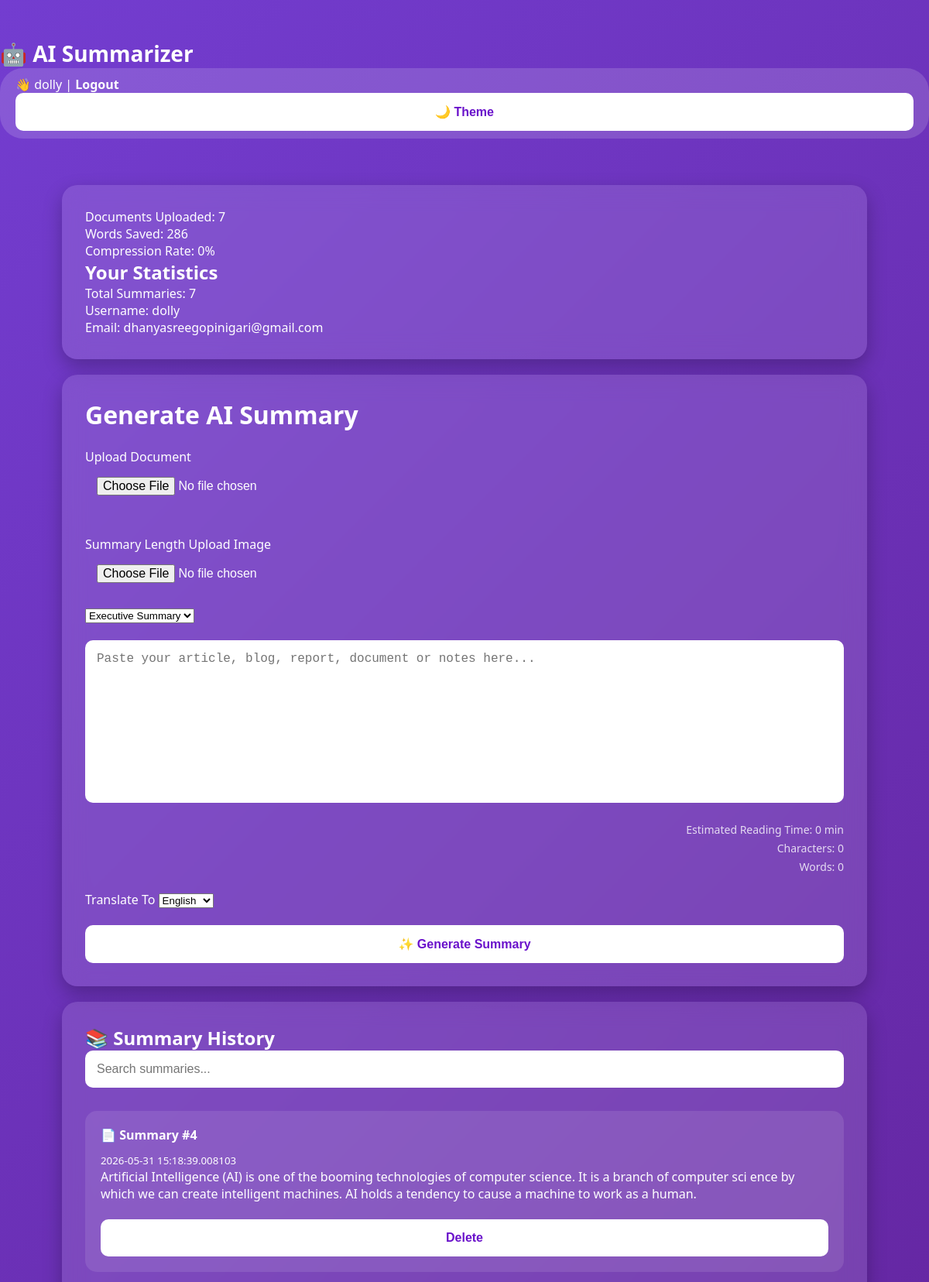
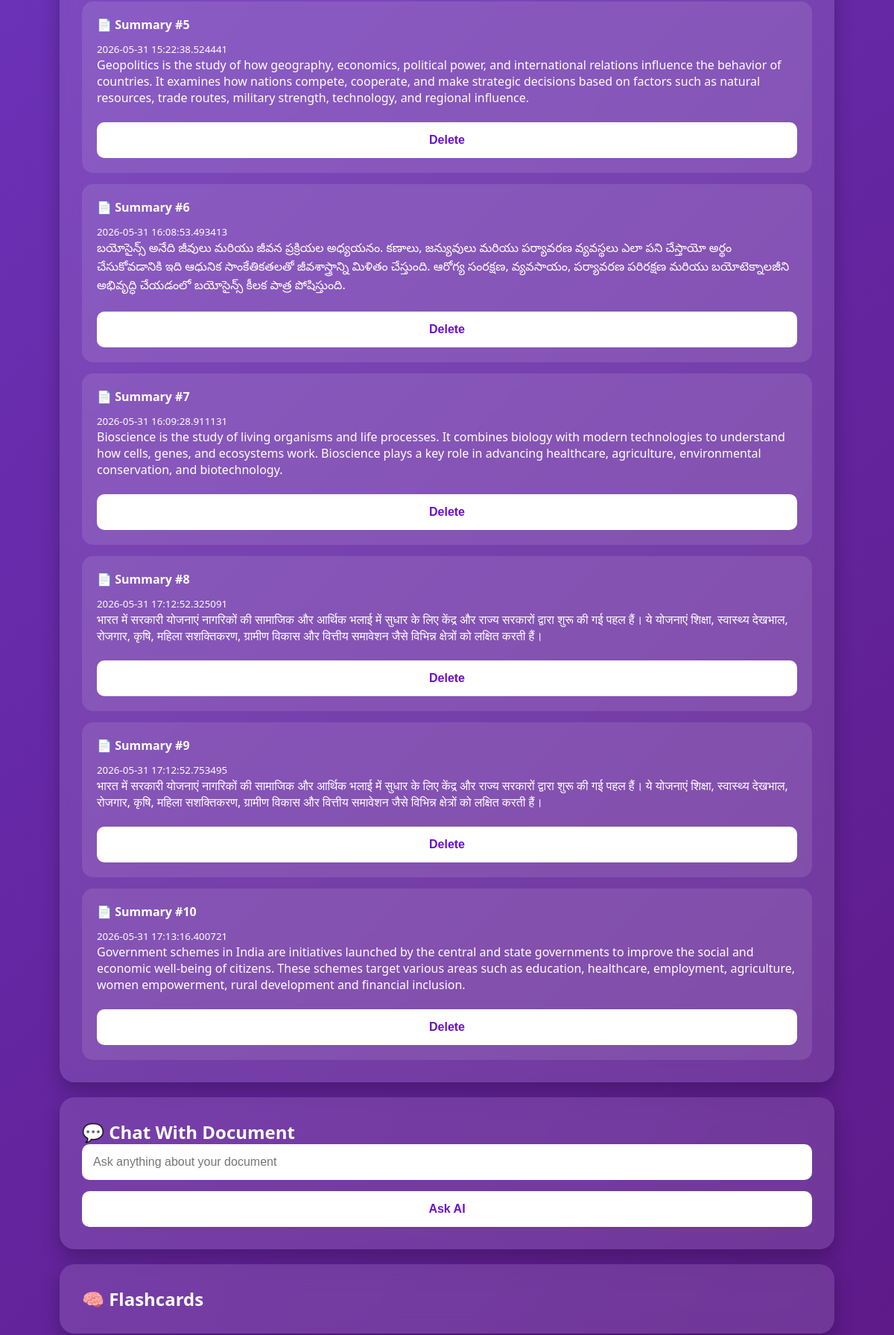
The page /dashboard (signed in, upper part) on the database its author committed (2 pictures, top to bottom).
### models.py (models this page shows)
class User(UserMixin, db.Model):
    id = db.Column(
        db.Integer,
        primary_key=True
    )
    username = db.Column(
        db.String(100),
        unique=True,
        nullable=False
    )
    email = db.Column(
        db.String(120),
        unique=True,
        nullable=False
    )
    password = db.Column(
        db.String(255),
        nullable=False
    )
    summaries = db.relationship(
        "Summary",
        backref="author",
        lazy=True
    )

class Summary(db.Model):
    id = db.Column(
        db.Integer,
        primary_key=True
    )
    original_text = db.Column(
        db.Text,
        nullable=False
    )
    summary_text = db.Column(
        db.Text,
        nullable=False
    )
    created_at = db.Column(
        db.DateTime,
        default=datetime.utcnow
    )
    user_id = db.Column(
        db.Integer,
        db.ForeignKey("user.id"),
        nullable=False
    )

### app.py (the view)
@app.route("/dashboard")
@login_required
def dashboard():
    summaries = Summary.query.filter_by(
        user_id=current_user.id
    ).all()
    return render_template(
        "dashboard.html",
        summaries=summaries,
        document_count=len(summaries),
        words_saved=sum(
            len(s.summary_text.split())
            for s in summaries
        ),
        compression_rate=0,
        flashcards=[],
        keywords=[],
        important_sentences=[],
        mindmap="",
        score=None,
        readability=None
    )

### app.py (called while the page is built)
@login_manager.user_loader
def load_user(user_id):
    return User.query.get(int(user_id))

### templates/dashboard.html (shortened to what this page needs)
<!DOCTYPE html>
<html>
<head>
<link rel="stylesheet"
      href="{{ url_for('static', filename='css/style.css') }}">
</head>
<body>
<nav class="navbar">
</nav>
</body>
<div class="logo">
    🤖 AI Summarizer
</div>
<div class="user-box">
    👋 {{ current_user.username }}
    |
    <a href="/logout" class="logout-btn">
        Logout
    </a>
    <button
       onclick="toggleTheme()">
        🌙 Theme
    </button>
</div>
<div class="container">
<div class="card">
    <p>
        Documents Uploaded:
            {{ document_count }}
    </p>
    <p>
        Words Saved:
            {{ words_saved }}
    </p>
    <p>
        Compression Rate:
            {{ compression_rate }}%
    </p>
    <h2>Your Statistics</h2>
    <p>
        Total Summaries:
        {{ summaries|length }}
    </p>
    <p>
        Username:
        {{ current_user.username }}
    </p>
    <p>
        Email:
        {{ current_user.email }}
    </p>
</div>
<div class="card">
    <h1>Generate AI Summary</h1>
    <br>
    <form
        action="/summarize"
        method="POST"
        enctype="multipart/form-data"
        id="summaryForm">
    <label>Upload Document</label>
    <input
    type="file"
    name="file"
    accept=".pdf,.docx,.txt,.pptx">
    <br><br>
    <label>Summary Length</label>
    <label>
    Upload Image
    </label>
    <input
        type="file"
        name="image"
        accept=".jpg,.jpeg,.png">
    <select name="summary_type">
        <option value="executive">
            Executive Summary
        </option>
    </select>
    <br><br>
        <textarea
            id="textInput"
            name="text"
            rows="10"
            placeholder="Paste your article, blog, report, document or notes here..."
            required></textarea>
        <div class="counter">
            Estimated Reading Time:
            <span id="readingTime">
                 0
            </span>
            min
        </div>
        <div class="counter">
            Characters:
            <span id="charCount">0</span>
        </div>
        <div class="counter">
            Words:
            <span id="wordCount">0</span>
        </div>
        <br>
        <label>Translate To</label>
    <select name="language">
    <option value="en">
        English
    </option>
</select>
<br><br>
        <button type="submit">
            ✨ Generate Summary
        </button>
    </form>
</div>
{% if summaries %}
<div class="card">
    <h2>
        📚 Summary History
    </h2>
    <input
    type="text"
    id="searchHistory"
    placeholder="Search summaries...">
    {% for item in summaries %}
    <div class="history-card">
        <h4>
           📄 Summary #{{ item.id }}
        </h4>
        <small>
            {{ item.created_at }}
        </small>
        <p>
            {{ item.summary_text }}
        </p>
        <br>
        <form action="/delete/{{ item.id }}" method="POST" style="display:inline;">
            <button type="submit" onclick="return confirm('Delete this summary?')">
                Delete
            </button>
        </form>
    </div>
    {% endfor %}
</div>
<div class="card">
<h2>
💬 Chat With Document
</h2>
<form action="/ask-document" method="POST">
<input
    type="text"
    name="question"
    placeholder="Ask anything about your document">
<button type="submit">
Ask AI
</button>
</form>
</div>
{% endif %}
<div class="card">
<h2>
🧠 Flashcards
</h2>
</div>
</div>
</body>
</html>

### static/css/style.css (style rules this page uses)
* { margin: 0; padding: 0; box-sizing: border-box; }
body { font-family: "Segoe UI", sans-serif; min-height: 100vh; background: linear-gradient( 135deg, #733dd0, #510761, #2345db ); background-size: 300% 300%; animation: gradientMove 10s ease infinite; color: #fff; }
.container { width: 90%; max-width: 1100px; margin: auto; padding: 40px 20px; }
.card { background: rgba(255,255,255,0.12); backdrop-filter: blur(15px); border-radius: 20px; padding: 30px; margin-top: 20px; box-shadow: 0 10px 25px rgba(0,0,0,0.25); }
input, textarea { width: 100%; padding: 15px; border: none; outline: none; border-radius: 10px; margin-bottom: 15px; font-size: 16px; }
textarea { resize: none; }
button { width: 100%; padding: 15px; border: none; border-radius: 10px; background: #ffffff; color: #6a11cb; font-size: 16px; font-weight: bold; cursor: pointer; transition: 0.3s; }
.navbar { display: flex; justify-content: space-between; align-items: center; padding: 25px 50px; }
.logo { font-size: 28px; font-weight: bold; }
.user-box { background: rgba(255,255,255,0.15); padding: 10px 20px; border-radius: 30px; }
.history-card { background: rgba(255,255,255,0.10); padding: 20px; border-radius: 15px; margin-top: 15px; }
.history-card h4 { margin-bottom: 10px; }
.counter { text-align: right; margin-top: 5px; font-size: 14px; opacity: 0.8; }
.logout-btn { color: white; text-decoration: none; font-weight: bold; }

### rows shown on the page
User: username "dolly", email "dhanyasreegopinigari@gmail.com"
Summary: id "4", created_at "2026-05-31 15:18:39.008103", summary_text "Artificial Intelligence (AI) is one of the booming technologies of computer science. It is a branch of computer sci ence by which we can create intelligent machines. AI holds a tendency to cause a machine to work as a human."
Summary: id "5", created_at "2026-05-31 15:22:38.524441", summary_text "Geopolitics is the study of how geography, economics, political power, and international relations influence the behavior of countries. It examines how nations compete, cooperate, and make strategic decisions based on factors such as natural resources, trade routes, military strength, technology, and regional influence."
Summary: id "6", created_at "2026-05-31 16:08:53.493413", summary_text "బయోసైన్స్ అనేది జీవులు మరియు జీవన ప్రక్రియల అధ్యయనం. కణాలు, జన్యువులు మరియు పర్యావరణ వ్యవస్థలు ఎలా పని చేస్తాయో అర్థం చేసుకోవడానికి ఇది ఆధునిక సాంకేతికతలతో జీవశాస్త్రాన్ని మిళితం చేస్తుంది. ఆరోగ్య సంరక్షణ, వ్యవసాయం, పర్యావరణ పరిరక్షణ మరియు బయోటెక్నాలజీని అభివృద్ధి చేయడంలో బయోసైన్స్ కీలక పాత్ర పోషిస్తుంది."
Summary: id "7", created_at "2026-05-31 16:09:28.911131", summary_text "Bioscience is the study of living organisms and life processes. It combines biology with modern technologies to understand how cells, genes, and ecosystems work. Bioscience plays a key role in advancing healthcare, agriculture, environmental conservation, and biotechnology."
Summary: id "8", created_at "2026-05-31 17:12:52.325091", summary_text "भारत में सरकारी योजनाएं नागरिकों की सामाजिक और आर्थिक भलाई में सुधार के लिए केंद्र और राज्य सरकारों द्वारा शुरू की गई पहल हैं। ये योजनाएं शिक्षा, स्वास्थ्य देखभाल, रोजगार, कृषि, महिला सशक्तिकरण, ग्रामीण विकास और वित्तीय समावेशन जैसे विभिन्न क्षेत्रों को लक्षित करती हैं।"
Summary: id "9", created_at "2026-05-31 17:12:52.753495", summary_text "भारत में सरकारी योजनाएं नागरिकों की सामाजिक और आर्थिक भलाई में सुधार के लिए केंद्र और राज्य सरकारों द्वारा शुरू की गई पहल हैं। ये योजनाएं शिक्षा, स्वास्थ्य देखभाल, रोजगार, कृषि, महिला सशक्तिकरण, ग्रामीण विकास और वित्तीय समावेशन जैसे विभिन्न क्षेत्रों को लक्षित करती हैं।"
Summary: id "10", created_at "2026-05-31 17:13:16.400721", summary_text "Government schemes in India are initiatives launched by the central and state governments to improve the social and economic well-being of citizens. These schemes target various areas such as education, healthcare, employment, agriculture, women empowerment, rural development and financial inclusion."

### other values the page prints
{{ document_count }} "7"
{{ words_saved }} "286"
{{ compression_rate }} "0"
{{ summaries|length }} "7"
